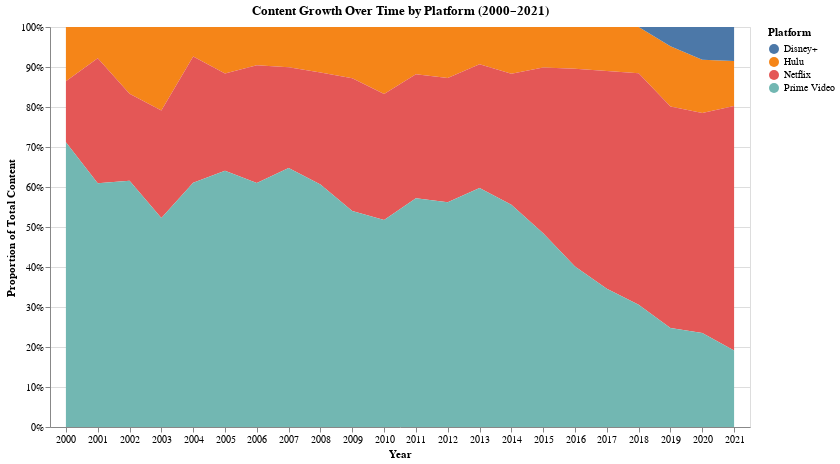

The notebook cell this image was saved under:
### Code cell
# Stacked Area Chart
# "How has the volume of content released by each major streaming platform changed over time (2000–2021)?"
platform_cols = ["Netflix", "Hulu", "Prime Video", "Disney+"]
melted_df = df.melt(id_vars=["Title", "Year"], value_vars=platform_cols, 
                   var_name="Platform", value_name="Available")
melted_df = melted_df[melted_df["Available"] == 1]

melted_df = melted_df[~((melted_df['Platform'] == 'Disney+') & (melted_df['Year'] < 2019))]

yearly_counts = melted_df.groupby(["Year", "Platform"]).size().reset_index(name="Count")
yearly_counts = yearly_counts[(yearly_counts["Year"] >= 2000) & (yearly_counts["Year"] <= 2021)]

area_chart = alt.Chart(yearly_counts).mark_area().encode(
    x=alt.X("Year:O", title="Year", axis=alt.Axis(labelAngle=0)),
    y=alt.Y("Count:Q", stack="normalize", title="Proportion of Total Content"),
    color=alt.Color("Platform:N", title="Platform"),
    tooltip=["Year", "Platform", "Count"]
).properties(
    width=700,
    height=400,
    title="Content Growth Over Time by Platform (2000–2021)"
).interactive()

area_chart

### Figure 1 — Vega-Lite specification as saved in the notebook (floating-point values rounded to 4 significant figures)
{"config": {"view": {"continuousWidth": 300, "continuousHeight": 300}}, "data": {"name": "data-0e7f2a23a30a27ce193f4f236500b2eb"}, "mark": {"type": "area"}, "encoding": {"color": {"field": "Platform", "title": "Platform", "type": "nominal"}, "tooltip": [{"field": "Year", "type": "quantitative"}, {"field": "Platform", "type": "nominal"}, {"field": "Count", "type": "quantitative"}], "x": {"axis": {"labelAngle": 0}, "field": "Year", "title": "Year", "type": "ordinal"}, "y": {"field": "Count", "stack": "normalize", "title": "Proportion of Total Content", "type": "quantitative"}}, "height": 400, "params": [{"name": "param_1", "select": {"type": "interval", "encodings": ["x", "y"]}, "bind": "scales"}], "title": "Content Growth Over Time by Platform (2000–2021)", "width": 700, "$schema": "https://vega.github.io/schema/vega-lite/v5.20.1.json", "datasets": {"data-0e7f2a23a30a27ce193f4f236500b2eb": [{"Year": 2000, "Platform": "Hulu", "Count": 8}, {"Year": 2000, "Platform": "Netflix", "Count": 9}, {"Year": 2000, "Platform": "Prime Video", "Count": 42}, {"Year": 2001, "Platform": "Hulu", "Count": 5}, {"Year": 2001, "Platform": "Netflix", "Count": 20}, {"Year": 2001, "Platform": "Prime Video", "Count": 39}, {"Year": 2002, "Platform": "Hulu", "Count": 13}, {"Year": 2002, "Platform": "Netflix", "Count": 17}, {"Year": 2002, "Platform": "Prime Video", "Count": 48}, {"Year": 2003, "Platform": "Hulu", "Count": 14}, {"Year": 2003, "Platform": "Netflix", "Count": 18}, {"Year": 2003, "Platform": "Prime Video", "Count": 35}, {"Year": 2004, "Platform": "Hulu", "Count": 7}, {"Year": 2004, "Platform": "Netflix", "Count": 30}, {"Year": 2004, "Platform": "Prime Video", "Count": 58}, {"Year": 2005, "Platform": "Hulu", "Count": 12}, {"Year": 2005, "Platform": "Netflix", "Count": 25}, {"Year": 2005, "Platform": "Prime Video", "Count": 66}, {"Year": 2006, "Platform": "Hulu", "Count": 13}, {"Year": 2006, "Platform": "Netflix", "Count": 40}, {"Year": 2006, "Platform": "Prime Video", "Count": 83}, {"Year": 2007, "Platform": "Hulu", "Count": 14}, {"Year": 2007, "Platform": "Netflix", "Count": 35}, {"Year": 2007, "Platform": "Prime Video", "Count": 90}, {"Year": 2008, "Platform": "Hulu", "Count": 22}, {"Year": 2008, "Platform": "Netflix", "Count": 54}, {"Year": 2008, "Platform": "Prime Video", "Count": 117}, {"Year": 2009, "Platform": "Hulu", "Count": 24}, {"Year": 2009, "Platform": "Netflix", "Count": 62}, {"Year": 2009, "Platform": "Prime Video", "Count": 101}, {"Year": 2010, "Platform": "Hulu", "Count": 34}, {"Year": 2010, "Platform": "Netflix", "Count": 64}, {"Year": 2010, "Platform": "Prime Video", "Count": 105}, {"Year": 2011, "Platform": "Hulu", "Count": 27}, {"Year": 2011, "Platform": "Netflix", "Count": 71}, {"Year": 2011, "Platform": "Prime Video", "Count": 131}, {"Year": 2012, "Platform": "Hulu", "Count": 39}, {"Year": 2012, "Platform": "Netflix", "Count": 95}, {"Year": 2012, "Platform": "Prime Video", "Count": 172}, {"Year": 2013, "Platform": "Hulu", "Count": 32}, {"Year": 2013, "Platform": "Netflix", "Count": 106}, {"Year": 2013, "Platform": "Prime Video", "Count": 205}, {"Year": 2014, "Platform": "Hulu", "Count": 45}, {"Year": 2014, "Platform": "Netflix", "Count": 126}, {"Year": 2014, "Platform": "Prime Video", "Count": 214}, {"Year": 2015, "Platform": "Hulu", "Count": 42}, {"Year": 2015, "Platform": "Netflix", "Count": 172}, {"Year": 2015, "Platform": "Prime Video", "Count": 201}, {"Year": 2016, "Platform": "Hulu", "Count": 66}, {"Year": 2016, "Platform": "Netflix", "Count": 313}, {"Year": 2016, "Platform": "Prime Video", "Count": 254}, {"Year": 2017, "Platform": "Hulu", "Count": 91}, {"Year": 2017, "Platform": "Netflix", "Count": 449}, {"Year": 2017, "Platform": "Prime Video", "Count": 285}, {"Year": 2018, "Platform": "Hulu", "Count": 108}, {"Year": 2018, "Platform": "Netflix", "Count": 540}, {"Year": 2018, "Platform": "Prime Video", "Count": 285}, {"Year": 2019, "Platform": "Disney+", "Count": 50}, {"Year": 2019, "Platform": "Hulu", "Count": 156}, {"Year": 2019, "Platform": "Netflix", "Count": 573}, {"Year": 2019, "Platform": "Prime Video", "Count": 256}, {"Year": 2020, "Platform": "Disney+", "Count": 71}, {"Year": 2020, "Platform": "Hulu", "Count": 116}, {"Year": 2020, "Platform": "Netflix", "Count": 478}, {"Year": 2020, "Platform": "Prime Video", "Count": 204}, {"Year": 2021, "Platform": "Disney+", "Count": 28}, {"Year": 2021, "Platform": "Hulu", "Count": 37}, {"Year": 2021, "Platform": "Netflix", "Count": 201}, {"Year": 2021, "Platform": "Prime Video", "Count": 63}]}}
